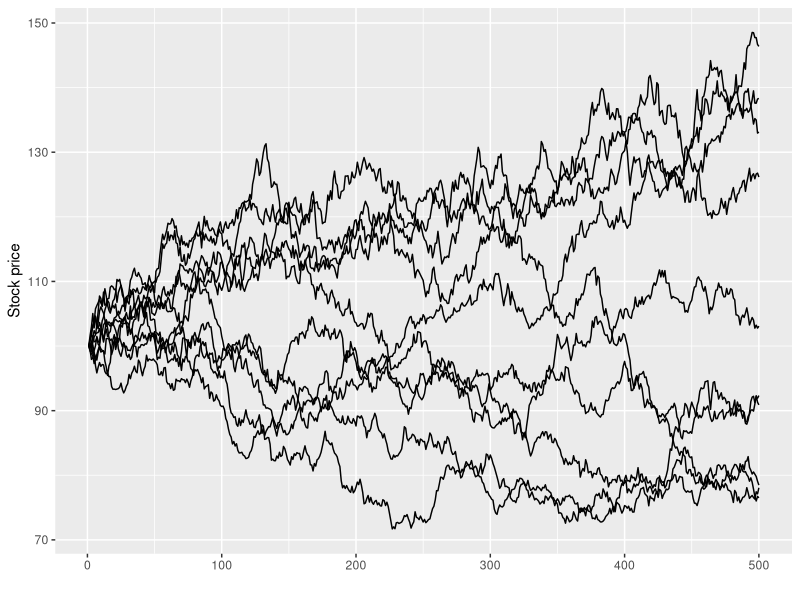

This chart was generated by the following R code:
# install.packages('ggplot2')
# install.packages('reshape2')
library(ggplot2)
library(reshape2)

n  <- 10
m  <- 500
dt <- 1 / m
s0 <- 100
r  <- 0.05
v  <- 0.2
t  <- 1

set.seed(12345)
x     <- rnorm(n*m, 0, 1)
x     <- matrix(x, n, m)

log_s <- matrix(log(s0), n, m)
mu    <- (r - 0.5 * v ** 2) * dt
vol   <- v * sqrt(dt)

for (i in 2:m){
  log_s[, i] <- log_s[,(i-1)] + mu + vol * x[, i]
}

df <- as.data.frame(t(exp(log_s)))
df <- melt(df)
df$rowid <- 1:m

ggplot(data = df, 
       aes(x = rowid, 
           y = value, 
           group = factor(variable))) +
  geom_line() +
  labs(x = '', y = 'Stock price')
